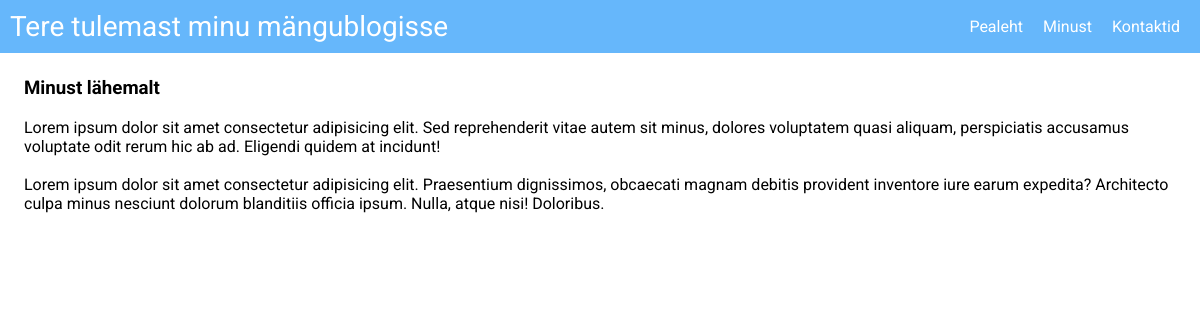
The app's page /minust.php with its own data.
### tables this page shows
CREATE TABLE `minust` (
  `id` int(11) UNSIGNED NOT NULL,
  `me` varchar(512) NOT NULL
);

### minust.php (the view)
<?php
require('config/init.php');
$sql = 'SELECT * FROM minust';
$query = $pdo->prepare($sql);
$query->execute();
$infos = $query->fetchAll(PDO::FETCH_ASSOC);
?>
<?php include('includes/header.php')?>
<div class="container">
        <h3>Minust lähemalt</h3>
<?php
foreach ($infos as $info) {
    echo "<br>" . $info['me'] . "<br>";
    }
?>
<?php include('includes/footer.php')?>

### styles/style.css (style rules this page uses)
:root { --primary-color: rgba(94, 180, 251, 0.85); --primary-hover: rgba(94, 180, 251, 0.95); --submit-color: rgba(29, 54, 165, 0.85); --submit-hover: rgba(29, 54, 165, 0.95); --danger-color: rgba(255, 19, 19, 0.85); --danger-hover: rgba(255, 19, 19, 0.95); }
* { margin: 0; padding: 0; box-sizing: border-box; }
body { font-family: 'Roboto', sans-serif; }
.container { margin: 1.5rem; }

### records on screen
minust: me "Lorem ipsum dolor sit amet consectetur adipisicing elit. Sed reprehenderit vitae autem sit minus, dolores voluptatem quasi aliquam, perspiciatis accusamus voluptate odit rerum hic ab ad. Eligendi quidem at incidunt!"
minust: me "Lorem ipsum dolor sit amet consectetur adipisicing elit. Praesentium dignissimos, obcaecati magnam debitis provident inventore iure earum expedita? Architecto culpa minus nesciunt dolorum blanditiis officia ipsum. Nulla, atque nisi! Doloribus."
